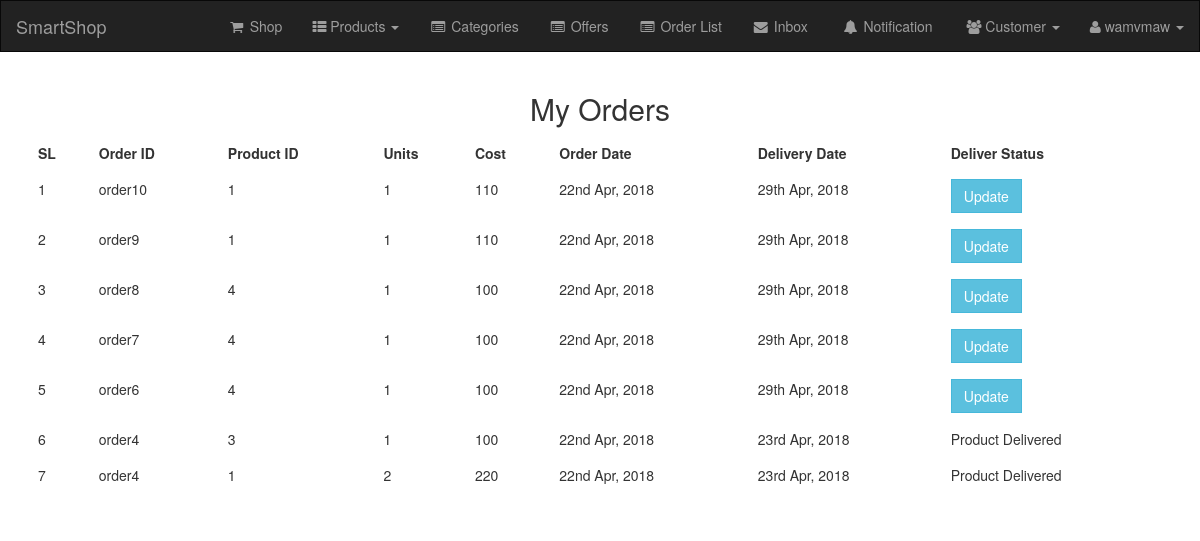
Screenshot of /admin/orders.php?user=2 (signed in) with the database file from the repository.
### tables this page shows
CREATE TABLE `orderlist` (
  `sl` int(11) NOT NULL,
  `order_id` varchar(40) NOT NULL,
  `product_sl` int(11) NOT NULL,
  `user_sl` int(11) NOT NULL,
  `delivery_date` timestamp NOT NULL DEFAULT CURRENT_TIMESTAMP ON UPDATE CURRENT_TIMESTAMP,
  `delivery_status` tinyint(4) NOT NULL,
  `order_date` timestamp NOT NULL DEFAULT CURRENT_TIMESTAMP,
  `units` int(11) NOT NULL,
  `total_cost` float NOT NULL
);

### admin/orders.php (the view, shortened to what this page needs)
<?php
require 'header.php';
require '../db/dbcon.php';
if (isset($_SESSION['role']) && $_SESSION['role'] === "admin") {
    if (isset($_GET['user'])) {
        $user_sl = $_GET['user'];
        $q = "select * from orderlist where user_sl='$user_sl' order by sl DESC";
    } else {
        $q = "select * from orderlist where delivery_status=0";
    }
    $r = mysqli_query($conn, $q);
    ?>
    <div class="container">
        <h2 class="text-center">My Orders</h2>
        <table class="table table-responsive">
            <tr>
                <th>SL</th>
                <th>Order ID</th>
                <th>Product ID</th>
                <th>Units</th>
                <th>Cost</th>
                <th>Order Date</th>
                <th>Delivery Date</th>
                <th>Deliver Status</th>
            </tr>
    <?php
    $cnt = 0;
    while ($s = mysqli_fetch_assoc($r)) {
        ?>
                <tr>
                    <td><?php echo ++$cnt; ?></td>
                    <td><?php echo $s['order_id']; ?></td>
                    <td><?php echo $s['product_sl']; ?></td>
                    <td><?php echo $s['units']; ?></td>
                    <td><?php echo $s['total_cost']; ?></td>
                    <td><?php echo date("jS M, Y", strtotime($s['order_date'])); ?></td>
                    <td><?php echo date("jS M, Y", strtotime($s['delivery_date'])); ?></td>
                    <td><?php
        if ($s['delivery_status'] == 0) {
            echo" <a href='orders.php?update=" . $s['order_id'] . "' class='btn btn-info'>Update</a>";
        } else
            echo" Product Delivered";
        ?></td>
                </tr>
                    <?php } ?>
        </table>
    </div>
<?php } else header("location:../index.php"); ?>

### admin/admin.css (style rules this page uses)
.table tr th,.table tr td { border-top: unset !important; }

### admin/header.php (style rules this page uses)
.btn { border-radius: 0px; }

### rows the page displays
orderlist: order "order10", product_sl "1", units "1", total_cost "110", order_date "22nd Apr, 2018", delivery_date "29th Apr, 2018"
orderlist: order "order9", product_sl "1", units "1", total_cost "110", order_date "22nd Apr, 2018", delivery_date "29th Apr, 2018"
orderlist: order "order8", product_sl "4", units "1", total_cost "100", order_date "22nd Apr, 2018", delivery_date "29th Apr, 2018"
orderlist: order "order7", product_sl "4", units "1", total_cost "100", order_date "22nd Apr, 2018", delivery_date "29th Apr, 2018"
orderlist: order "order6", product_sl "4", units "1", total_cost "100", order_date "22nd Apr, 2018", delivery_date "29th Apr, 2018"
orderlist: order "order4", product_sl "3", units "1", total_cost "100", order_date "22nd Apr, 2018", delivery_date "23rd Apr, 2018", delivery_status "Product Delivered"
orderlist: order "order4", product_sl "1", units "2", total_cost "220", order_date "22nd Apr, 2018", delivery_date "23rd Apr, 2018", delivery_status "Product Delivered"

### other values shown
$_SESSION['user'] "wamvmaw"
